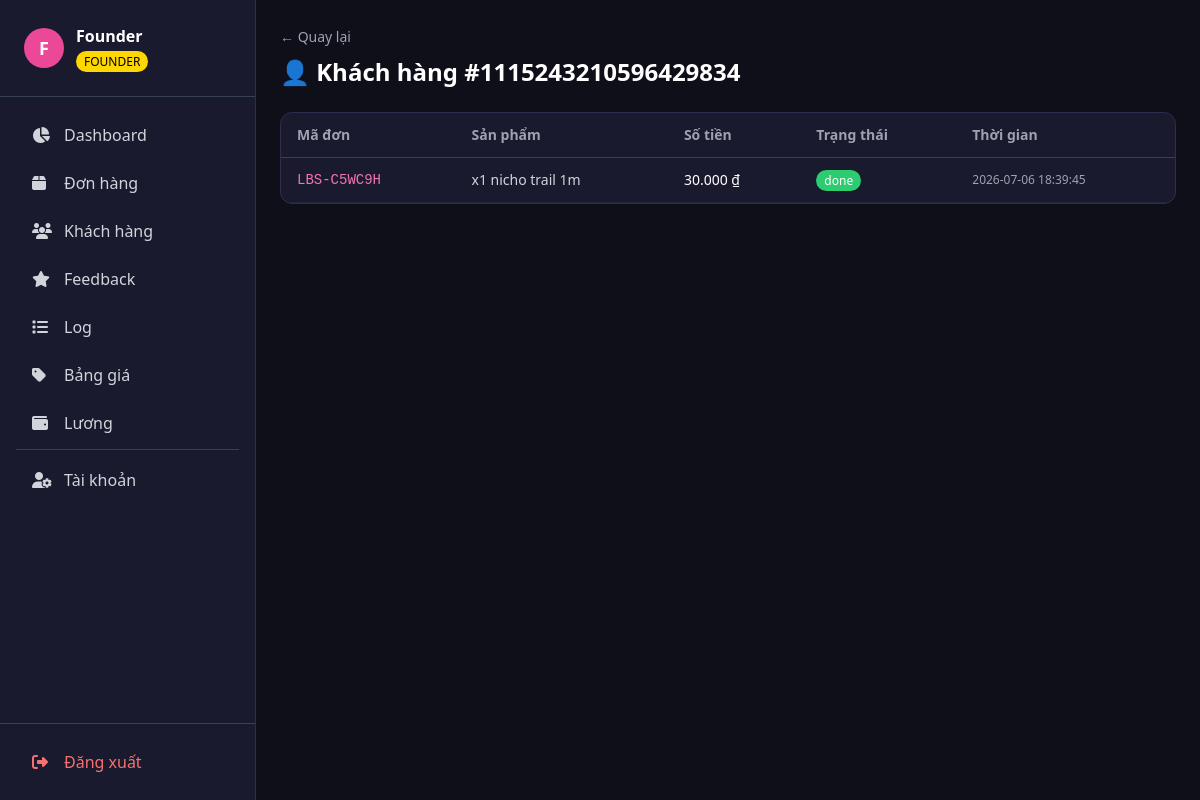
/customers/1115243210596429834 (signed in), run on the app's committed database.
### tables this page shows
CREATE TABLE orders (
            id              INTEGER PRIMARY KEY AUTOINCREMENT,
            order_code      TEXT    UNIQUE NOT NULL,
            user_id         INTEGER NOT NULL,
            username        TEXT    NOT NULL,
            product_name    TEXT    NOT NULL,
            amount          INTEGER NOT NULL,
            status          TEXT    DEFAULT 'pending',
            ticket_channel  INTEGER,
            created_at      TEXT    DEFAULT (datetime('now','localtime')),
            paid_at         TEXT
        );

### web/app.py (the view)
@app.route("/customers/<int:user_id>")
@login_required
@role_required("founder", "admin")
def customer_detail(user_id):
    conn   = db.get_conn()
    orders = conn.execute(
        "SELECT * FROM orders WHERE user_id=? ORDER BY created_at DESC", (user_id,)
    ).fetchall()
    conn.close()
    return render_template("customer_detail.html", orders=list(orders), user_id=user_id)

### database.py (called while the page is built)
def get_conn():
    conn = sqlite3.connect(DB_PATH)
    conn.row_factory = sqlite3.Row
    return conn

### web/app.py (called while the page is built)
def login_required(f):
    @wraps(f)
    def decorated(*args, **kwargs):
        if "user_id" not in session:
            return redirect(url_for("login"))
        return f(*args, **kwargs)
    return decorated

def role_required(*roles):
    def decorator(f):
        @wraps(f)
        def decorated(*args, **kwargs):
            if session.get("role") not in roles:
                flash("❌ Bạn không có quyền truy cập trang này!", "error")
                return redirect(url_for("dashboard"))
            return f(*args, **kwargs)
        return decorated
    return decorator

### web/templates/customer_detail.html (shortened to what this page needs)
{% extends "base.html" %}
{% block content %}
<div class="mb-6">
    <a href="/customers" class="text-gray-400 hover:text-pink-400 text-sm">← Quay lại</a>
    <h1 class="text-2xl font-bold text-white mt-2">👤 Khách hàng #{{ user_id }}</h1>
</div>
<div class="card overflow-hidden">
    <table class="w-full text-sm">
        <thead>
            <tr class="border-b border-gray-700 text-gray-400">
                <th class="px-4 py-3 text-left">Mã đơn</th>
                <th class="px-4 py-3 text-left">Sản phẩm</th>
                <th class="px-4 py-3 text-left">Số tiền</th>
                <th class="px-4 py-3 text-left">Trạng thái</th>
                <th class="px-4 py-3 text-left">Thời gian</th>
            </tr>
        </thead>
        <tbody>
            {% for o in orders %}
            <tr class="border-b border-gray-800">
                <td class="px-4 py-3 font-mono text-pink-400">{{ o.order_code }}</td>
                <td class="px-4 py-3 text-gray-300">{{ o.product_name }}</td>
                <td class="px-4 py-3 text-white">{{ "{:,.0f}".format(o.amount).replace(",", ".") }} ₫</td>
                <td class="px-4 py-3"><span class="px-2 py-0.5 rounded-full text-xs text-white status-{{ o.status }}">{{ o.status }}</span></td>
                <td class="px-4 py-3 text-gray-400 text-xs">{{ o.created_at }}</td>
            </tr>
            {% endfor %}
        </tbody>
    </table>
</div>
{% endblock %}

### web/templates/base.html (style rules this page uses)
body { background: #0f0f1a; color: #e2e8f0; font-family: 'Segoe UI', sans-serif; }
.card { background: #1a1a2e; border: 1px solid #2d2d4e; border-radius: 12px; }
.status-done { background: #2ECC71; }

### data on the page
orders: order_code "LBS-C5WC9H", product_name "x1 nicho trail 1m", amount "30.000", status "done", created_at "2026-07-06 18:39:45"

### other printed values
{{ session.display[0].upper() }} "F"
{{ session.display }} "Founder"
{{ session.role.upper() }} "FOUNDER"
{{ user_id }} "1115243210596429834"
